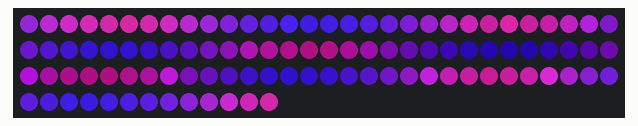
Bench run of a sketch on a simulated ESP32. Parts: 103 RGB LEDs in strip order, left to right, continuing on the next row. Random numbers use the default seed unless the sketch sets one.

Above: at 0.45 s.
At 5.99 s:
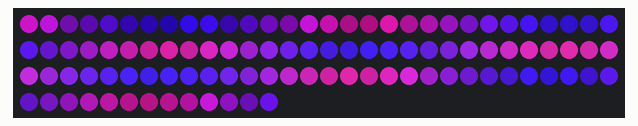
At 10.92 s:
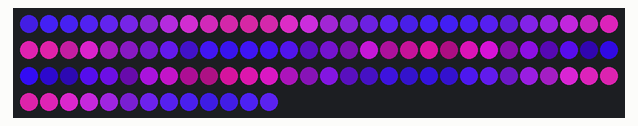
At 19.84 s:
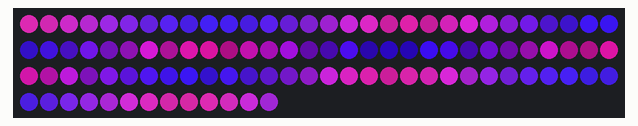
At 29.08 s:
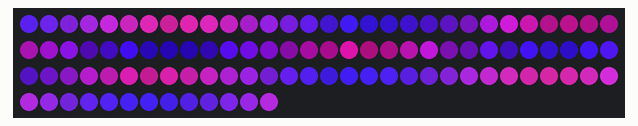
At 39.54 s:
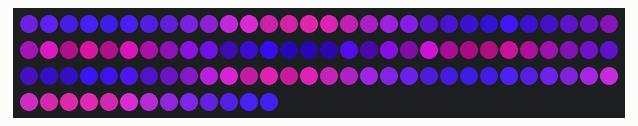

The sketch:

test.ino
```cpp
/*
 * Minecraft Nether Portal LED Effect
 * ESP32 + 103x WS2812B LEDs on DATA_PIN 27
 *
 * Effect layers (all blended together):
 *   1. BASE GLOW     – slow breathing purple/violet ambient
 *   2. PORTAL WAVE   – a luminous shimmer that sweeps around the frame
 *   3. SPARK TWINKLE – random bright flashes mimicking the in-game particles
 *   4. EDGE FLICKER  – slight random brightness variation per-LED for texture
 *
 * Tunable constants are at the top of the file.
 */

#include <FastLED.h>

// ─── Hardware ──────────────────────────────────────────────────────────────────
#define DATA_PIN        27
#define NUM_LEDS        103
#define LED_TYPE        WS2812B
#define COLOR_ORDER     GRB

// ─── Tweak These ───────────────────────────────────────────────────────────────
#define MASTER_BRIGHTNESS  255   // 0-255  (overall brightness cap)

// Base glow
#define GLOW_MIN_VAL       10    // darkest point of breathing cycle
#define GLOW_MAX_VAL       150   // brightest point of breathing cycle
#define GLOW_SPEED         0.3     // higher = faster breathing (~1 breath per 3s)

// Portal wave
#define WAVE_SPEED         10000  // ms for one full revolution (10 seconds)
#define WAVE_WIDTH         80    // tail length in LEDs — almost the full strip
#define WAVE_BRIGHTNESS    150   // peak brightness of the wave crest

// Spark twinkles
#define SPARK_CHANCE       18   // 1-in-N chance per LED per frame to spark
#define SPARK_DECAY        4    // how fast sparks fade (higher = shorter flash)
#define SPARK_MIN_BRIGHT   140   // minimum brightness for a new spark

// Edge flicker
#define FLICKER_AMOUNT     10    // ±random offset added to each LED per frame

// Portal colour palette  (Nether purple/magenta hues)
//   hue is in FastLED HSV space 0-255 (purple ≈ 192, violet ≈ 170, magenta ≈ 210)
#define HUE_CENTER         195   // dominant hue
#define HUE_RANGE          22    // ±hue wander around HUE_CENTER for variety

// ─── Globals ───────────────────────────────────────────────────────────────────
CRGB leds[NUM_LEDS];

uint8_t sparkBrightness[NUM_LEDS];  // per-LED spark intensity (decays each frame)

// ─── Helpers ───────────────────────────────────────────────────────────────────

// A nice S-curve for the wave falloff
uint8_t waveFalloff(int dist, int halfWidth) {
  if (dist >= halfWidth) return 0;
  // cosine ease: bright at centre, black at edges
  float t = (float)dist / (float)halfWidth;
  float cos_val = cosf(t * (float)M_PI / 2.0f);
  return (uint8_t)(cos_val * cos_val * 255.0f);
}

// Soft-light style blend: result is brighter than either input but not clipped harshly
uint8_t softAdd(uint8_t a, uint8_t b) {
  uint16_t sum = (uint16_t)a + b;
  return (uint8_t)(sum > 255 ? 255 : sum);
}

// ─── Setup ─────────────────────────────────────────────────────────────────────
void setup() {
  delay(300); // power-up safety
  FastLED.addLeds<LED_TYPE, DATA_PIN, COLOR_ORDER>(leds, NUM_LEDS)
         .setCorrection(TypicalLEDStrip);
  FastLED.setBrightness(MASTER_BRIGHTNESS);
  memset(sparkBrightness, 0, sizeof(sparkBrightness));
}

// ─── Main Loop ─────────────────────────────────────────────────────────────────
void loop() {
  uint32_t now = millis();

  // ── 1. BASE GLOW (breathing) ──────────────────────────────────────────────
  // beatsin8 produces a smooth 0-255 sine wave at ~GLOW_SPEED BPM
  uint8_t breathVal = beatsin8(GLOW_SPEED, GLOW_MIN_VAL, GLOW_MAX_VAL);

  // ── 2. ADVANCE WAVE POSITION (smooth float, millis-based) ────────────────
  //    wavePos is now a float 0..NUM_LEDS derived from millis() so the sweep
  //    is perfectly smooth and takes WAVE_SPEED ms per full revolution.
  float wavePosF = fmod((float)(now % (uint32_t)WAVE_SPEED) / (float)WAVE_SPEED
                        * (float)NUM_LEDS, (float)NUM_LEDS);

  // ── 3. RENDER EACH LED ────────────────────────────────────────────────────
  for (int i = 0; i < NUM_LEDS; i++) {

    // --- Hue: vary slightly per LED + slow drift for colour texture ---
    // Each LED gets its own slowly-drifting hue offset based on position + time
    uint8_t hue = HUE_CENTER
                + (uint8_t)((sin8((uint8_t)(i * 13 + now / 60)) - 128) * HUE_RANGE / 128);

    // --- Base glow layer ---
    uint8_t val = breathVal;

    // --- Wave layer ---
    // Distance from this LED to the wave front (circular, float-based for smoothness)
    float dist = (float)i - wavePosF;
    if (dist < 0) dist += (float)NUM_LEDS;
    // Long tail: wave illuminates almost the whole strip; only a small notch is dark
    int tailDist = (dist <= (float)NUM_LEDS / 2.0f) ? (int)dist : (int)(NUM_LEDS - dist);
    uint8_t waveContrib = waveFalloff(tailDist, WAVE_WIDTH);
    // Scale wave contribution
    waveContrib = scale8(waveContrib, WAVE_BRIGHTNESS);
    val = softAdd(val, waveContrib);

    // --- Spark / twinkle layer ---
    // Chance to spawn a new spark on this LED
    if (sparkBrightness[i] == 0 && random8() < (255 / SPARK_CHANCE)) {
      sparkBrightness[i] = random8(SPARK_MIN_BRIGHT, 255);
    }
    if (sparkBrightness[i] > 0) {
      val = softAdd(val, sparkBrightness[i]);
      // Decay
      uint8_t decay = SPARK_DECAY + random8(0, 8); // slight randomness in decay
      sparkBrightness[i] = (sparkBrightness[i] > decay) ? sparkBrightness[i] - decay : 0;
    }

    // --- Edge flicker ---
    int8_t flicker = random8(0, FLICKER_AMOUNT) - (FLICKER_AMOUNT / 2);
    int16_t vFinal = (int16_t)val + flicker;
    vFinal = constrain(vFinal, 0, 255);

    // --- Write colour ---
    // Slightly boost saturation for the wave crest (whiter = more magic-portal feel)
    uint8_t sat = 220 - scale8(waveContrib, 90); // wave crest desaturates slightly toward white
    leds[i] = CHSV(hue, sat, (uint8_t)vFinal);
  }

  // ── 4. SHOW ───────────────────────────────────────────────────────────────
  FastLED.show();

  // ~60 fps cap
  FastLED.delay(16);
}
```
